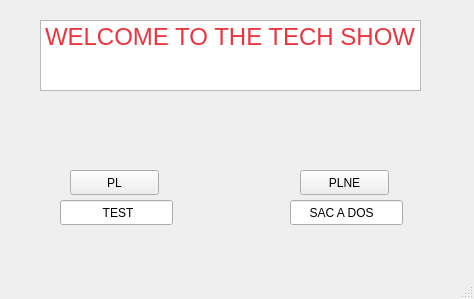
<?xml version="1.0" encoding="UTF-8"?>
<ui version="4.0">
 <class>MainWindow</class>
 <widget class="QMainWindow" name="MainWindow">
  <property name="geometry">
   <rect>
    <x>0</x>
    <y>0</y>
    <width>474</width>
    <height>299</height>
   </rect>
  </property>
  <property name="windowTitle">
   <string>MainWindow</string>
  </property>
  <widget class="QWidget" name="centralwidget">
   <widget class="QPushButton" name="pushButton">
    <property name="geometry">
     <rect>
      <x>350</x>
      <y>530</y>
      <width>89</width>
      <height>25</height>
     </rect>
    </property>
    <property name="text">
     <string>PushButton</string>
    </property>
   </widget>
   <widget class="QTextEdit" name="textEdit">
    <property name="geometry">
     <rect>
      <x>40</x>
      <y>20</y>
      <width>381</width>
      <height>71</height>
     </rect>
    </property>
    <property name="html">
     <string>&lt;!DOCTYPE HTML PUBLIC &quot;-//W3C//DTD HTML 4.0//EN&quot; &quot;http://www.w3.org/TR/REC-html40/strict.dtd&quot;&gt;
&lt;html&gt;&lt;head&gt;&lt;meta name=&quot;qrichtext&quot; content=&quot;1&quot; /&gt;&lt;meta charset=&quot;utf-8&quot; /&gt;&lt;style type=&quot;text/css&quot;&gt;
p, li { white-space: pre-wrap; }
hr { height: 1px; border-width: 0; }
li.unchecked::marker { content: &quot;\2610&quot;; }
li.checked::marker { content: &quot;\2612&quot;; }
&lt;/style&gt;&lt;/head&gt;&lt;body style=&quot; font-family:'Ubuntu'; font-size:11pt; font-weight:400; font-style:normal;&quot;&gt;
&lt;p style=&quot; margin-top:0px; margin-bottom:0px; margin-left:0px; margin-right:0px; -qt-block-indent:0; text-indent:0px;&quot;&gt;&lt;span style=&quot; font-size:28pt; color:#ed333b; vertical-align:super;&quot;&gt;WELCOME TO THE TECH SHOW&lt;/span&gt;&lt;/p&gt;&lt;/body&gt;&lt;/html&gt;</string>
    </property>
   </widget>
   <widget class="QPushButton" name="pushButton_2">
    <property name="geometry">
     <rect>
      <x>300</x>
      <y>170</y>
      <width>89</width>
      <height>25</height>
     </rect>
    </property>
    <property name="text">
     <string>PLNE</string>
    </property>
   </widget>
   <widget class="QPushButton" name="PL">
    <property name="geometry">
     <rect>
      <x>70</x>
      <y>170</y>
      <width>89</width>
      <height>25</height>
     </rect>
    </property>
    <property name="text">
     <string>PL</string>
    </property>
   </widget>
   <widget class="QLineEdit" name="lineEdit">
    <property name="geometry">
     <rect>
      <x>60</x>
      <y>200</y>
      <width>113</width>
      <height>25</height>
     </rect>
    </property>
    <property name="text">
     <string>            TEST </string>
    </property>
   </widget>
   <widget class="QLineEdit" name="lineEdit_2">
    <property name="geometry">
     <rect>
      <x>290</x>
      <y>200</y>
      <width>113</width>
      <height>25</height>
     </rect>
    </property>
    <property name="text">
     <string>     SAC A DOS</string>
    </property>
   </widget>
  </widget>
  <widget class="QMenuBar" name="menubar">
   <property name="geometry">
    <rect>
     <x>0</x>
     <y>0</y>
     <width>474</width>
     <height>22</height>
    </rect>
   </property>
  </widget>
  <widget class="QStatusBar" name="statusbar"/>
 </widget>
 <resources/>
 <connections/>
</ui>
